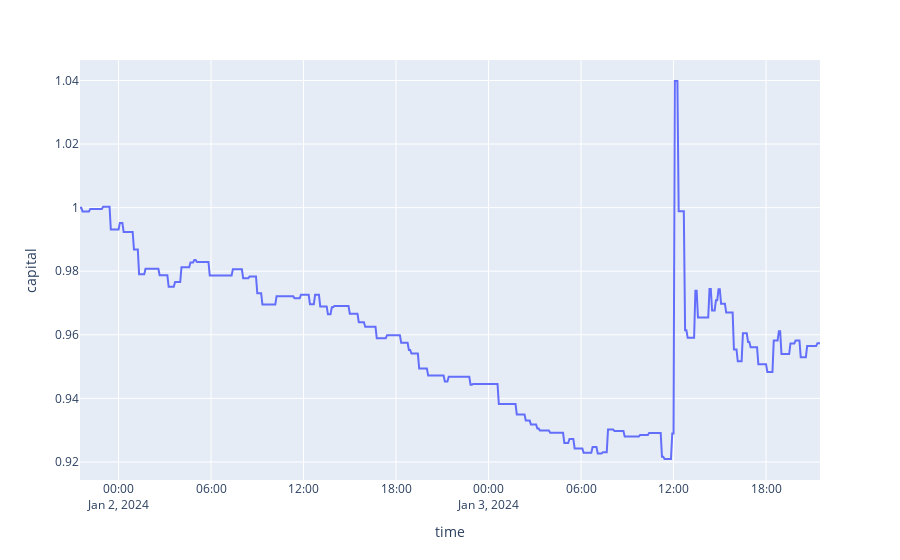

The notebook cell saved with this chart:
### Code cell
capital = 1
df['capital'] = 0
df_len = df.shape[0]
capital_ls = []
price_in = None

for ix in range(0, df_len):
    if ix < df_len - 1:
        row = df.iloc[ix]
        next_row = df.iloc[ix + 1]
        best_ask = row['best_ask']
        
        if row['prediction'] == 1:
            if price_in == None:
                price_in = row['best_bid']
        else:
            if price_in:
                pnl = (price_in - best_ask) / price_in
                # alog.info((pnl, price_in, best_ask))
                capital = capital + (capital * pnl * (1 - 0.005))
                
            price_in = None
            
    #alog.info(capital)
    capital_ls.append(capital)

df['capital'] = np.asarray(capital_ls)
print(df)
px.line(df, y='capital', height=700)

### Figure 1 — Plotly figure (JSON) as saved in the notebook; plotly's stock layout.template omitted (floating-point values rounded to 4 significant figures; data arrays with more than 128 entries replaced by an {"elided": "..."} marker saying what was removed)
{"data": [{"hovertemplate": "time=%{x}<br>capital=%{y}<extra></extra>", "legendgroup": "", "line": {"color": "#636efa", "dash": "solid"}, "marker": {"symbol": "circle"}, "mode": "lines", "name": "", "orientation": "v", "showlegend": false, "type": "scatter", "x": {"elided": "577 str values"}, "xaxis": "x", "y": {"elided": "577 float values"}, "yaxis": "y"}], "layout": {"autosize": true, "legend": {"tracegroupgap": 0}, "margin": {"t": 60}, "xaxis": {"anchor": "y", "autorange": true, "domain": [0, 1], "range": ["2024-01-01 21:30", "2024-01-03 21:30"], "title": {"text": "time"}, "type": "date"}, "yaxis": {"anchor": "x", "autorange": true, "domain": [0, 1], "range": [0.9143, 1.046], "title": {"text": "capital"}, "type": "linear"}}}
